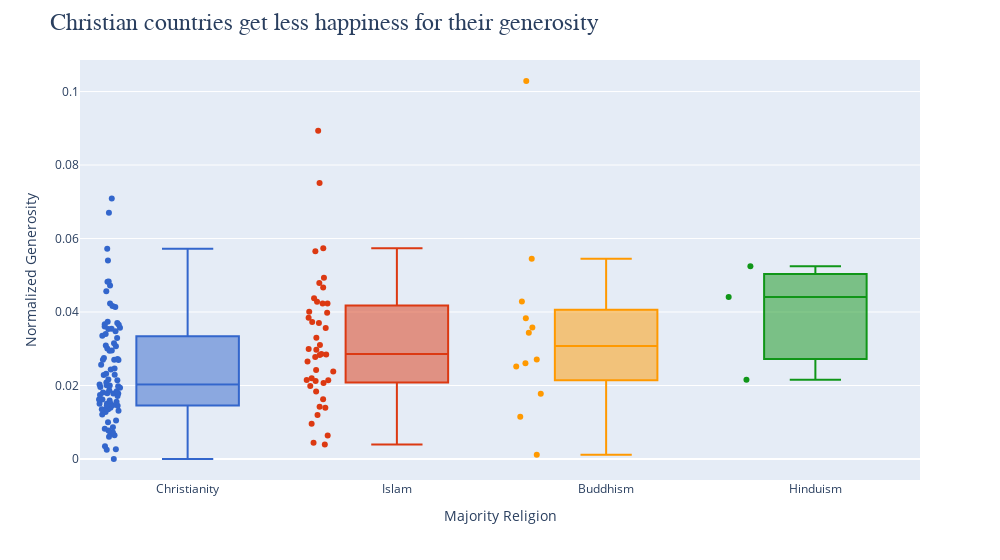

This figure's notebook cell:
### Code cell
px.box(merged_df_2,
       x="Majority Religion",
       y="normalized_Generosity",
       color="Majority Religion",
       points="all",
       color_discrete_sequence=px.colors.qualitative.G10,         # This is for Religion
       hover_data="Country",
       width=1000).update_layout(showlegend=False).update_layout(
           title={
               'text': "Christian countries get less happiness for their generosity",  # Add your desired title here
               'font': {
                   'family': "Playfair Display",  # Specify the font family here
                    'size': 24  # You can adjust the size if needed
                    },
                    },
                    yaxis_title="Normalized Generosity",
    showlegend=False  # Hide the legend
)

### Figure 1 — Plotly figure (JSON) as saved in the notebook; plotly's stock layout.template omitted (floating-point values rounded to 4 significant figures)
{"data": [{"alignmentgroup": "True", "boxpoints": "all", "customdata": [["Finland"], ["Denmark"], ["Iceland"], ["Switzerland"], ["Netherlands"], ["Luxembourg"], ["Sweden"], ["Norway"], ["New Zealand"], ["Austria"], ["Australia"], ["Ireland"], ["Germany"], ["Canada"], ["United States"], ["United Kingdom"], ["Czechia"], ["Belgium"], ["France"], ["Slovenia"], ["Costa Rica"], ["Romania"], ["Spain"], ["Uruguay"], ["Italy"], ["Malta"], ["Lithuania"], ["Slovakia"], ["Estonia"], ["Panama"], ["Brazil"], ["Guatemala"], ["Cyprus"], ["Latvia"], ["Serbia"], ["Chile"], ["Nicaragua"], ["Mexico"], ["Croatia"], ["Poland"], ["El Salvador"], ["Hungary"], ["Honduras"], ["Portugal"], ["Argentina"], ["Greece"], ["South Korea"], ["Philippines"], ["Moldova"], ["Jamaica"], ["Belarus"], ["Colombia"], ["Dominican Republic"], ["Bolivia"], ["Paraguay"], ["Peru"], ["Montenegro"], ["Ecuador"], ["Russia"], ["Armenia"], ["Bulgaria"], ["North Macedonia"], ["South Africa"], ["Liberia"], ["Ukraine"], ["Congo"], ["Mozambique"], ["Cameroon"], ["Georgia"], ["Gabon"], ["Venezuela"], ["Ghana"], ["Benin"], ["Uganda"], ["Kenya"], ["Namibia"], ["Eswatini, Kingdom of"], ["Madagascar"], ["Ethiopia"], ["Togo"], ["Zambia"], ["Malawi"], ["Tanzania"], ["Lesotho"], ["Botswana"], ["Rwanda"], ["Zimbabwe"]], "hovertemplate": "Majority Religion=%{x}<br>normalized_Generosity=%{y}<br>Country=%{customdata[0]}<extra></extra>", "legendgroup": "Christianity", "marker": {"color": "#3366CC"}, "name": "Christianity", "notched": false, "offsetgroup": "Christianity", "orientation": "v", "showlegend": true, "type": "box", "x": ["Christianity", "Christianity", "Christianity", "Christianity", "Christianity", "Christianity", "Christianity", "Christianity", "Christianity", "Christianity", "Christianity", "Christianity", "Christianity", "Christianity", "Christianity", "Christianity", "Christianity", "Christianity", "Christianity", "Christianity", "Christianity", "Christianity", "Christianity", "Christianity", "Christianity", "Christianity", "Christianity", "Christianity", "Christianity", "Christianity", "Christianity", "Christianity", "Christianity", "Christianity", "Christianity", "Christianity", "Christianity", "Christianity", "Christianity", "Christianity", "Christianity", "Christianity", "Christianity", "Christianity", "Christianity", "Christianity", "Christianity", "Christianity", "Christianity", "Christianity", "Christianity", "Christianity", "Christianity", "Christianity", "Christianity", "Christianity", "Christianity", "Christianity", "Christianity", "Christianity", "Christianity", "Christianity", "Christianity", "Christianity", "Christianity", "Christianity", "Christianity", "Christianity", "Christianity", "Christianity", "Christianity", "Christianity", "Christianity", "Christianity", "Christianity", "Christianity", "Christianity", "Christianity", "Christianity", "Christianity", "Christianity", "Christianity", "Christianity", "Christianity", "Christianity", "Christianity", "Christianity"], "x0": " ", "xaxis": "x", "y": [0.01394, 0.02461, 0.03572, 0.01957, 0.03654, 0.01621, 0.02952, 0.02946, 0.03402, 0.02694, 0.03603, 0.02698, 0.02317, 0.03089, 0.03153, 0.04163, 0.02284, 0.007201, 0.01047, 0.0178, 0.01353, 0.006022, 0.0156, 0.01591, 0.01315, 0.02699, 0.008222, 0.01846, 0.0194, 0.007767, 0.02082, 0.01789, 0.01977, 0.01214, 0.03545, 0.02009, 0.02725, 0.01501, 0.0178, 0.02025, 0.01454, 0.01281, 0.03354, 0.00266, 0.01357, 0.002522, 0.0187, 0.01812, 0.01742, 0.01367, 0.006869, 0.01505, 0.01464, 0.02, 0.03066, 0.01619, 0.02434, 0.01446, 0.02144, 0.01, 0.02291, 0.04135, 0.01714, 0.03475, 0.03698, 0.02562, 0.03665, 0.0301, 0, 0.006453, 0.04568, 0.04719, 0.02746, 0.04824, 0.07088, 0.01503, 0.008644, 0.03295, 0.04833, 0.04232, 0.054, 0.03733, 0.06701, 0.02164, 0.003458, 0.05722, 0.03539], "y0": " ", "yaxis": "y"}, {"alignmentgroup": "True", "boxpoints": "all", "customdata": [["Bahrain"], ["United Arab Emirates"], ["Saudi Arabia"], ["Kosovo"], ["Kazakhstan"], ["Kuwait"], ["Uzbekistan"], ["Kyrgyzstan"], ["Bosnia and Herzegovina"], ["Malaysia"], ["Turkmenistan"], ["North Cyprus"], ["Tajikistan"], ["Libya"], ["Indonesia"], ["Ivory Coast"], ["Albania"], ["Azerbaijan"], ["Gambia"], ["Bangladesh"], ["Algeria"], ["Morocco"], ["Senegal"], ["Niger"], ["Iraq"], ["Guinea"], ["Iran"], ["Turkey"], ["Burkina Faso"], ["Comoros"], ["Nigeria"], ["Tunisia"], ["Pakistan"], ["Palestinian Territories"], ["Mali"], ["Egypt"], ["Chad"], ["Yemen"], ["Mauritania"], ["Jordan"], ["Sierra Leone"], ["Lebanon"], ["Afghanistan"]], "hovertemplate": "Majority Religion=%{x}<br>normalized_Generosity=%{y}<br>Country=%{customdata[0]}<extra></extra>", "legendgroup": "Islam", "marker": {"color": "#DC3912"}, "name": "Islam", "notched": false, "offsetgroup": "Islam", "orientation": "v", "showlegend": true, "type": "box", "x": ["Islam", "Islam", "Islam", "Islam", "Islam", "Islam", "Islam", "Islam", "Islam", "Islam", "Islam", "Islam", "Islam", "Islam", "Islam", "Islam", "Islam", "Islam", "Islam", "Islam", "Islam", "Islam", "Islam", "Islam", "Islam", "Islam", "Islam", "Islam", "Islam", "Islam", "Islam", "Islam", "Islam", "Islam", "Islam", "Islam", "Islam", "Islam", "Islam", "Islam", "Islam", "Islam", "Islam"], "x0": " ", "xaxis": "x", "y": [0.02994, 0.03102, 0.01196, 0.04788, 0.0215, 0.01425, 0.04668, 0.03568, 0.0423, 0.0373, 0.05736, 0.02378, 0.02194, 0.01988, 0.08933, 0.02847, 0.02654, 0.004445, 0.07514, 0.02424, 0.0207, 0.003953, 0.02833, 0.03297, 0.02976, 0.04375, 0.0493, 0.01834, 0.03982, 0.04232, 0.03844, 0.006422, 0.04007, 0.01629, 0.02858, 0.009562, 0.04281, 0.02144, 0.02119, 0.01397, 0.0565, 0.02774, 0.03702], "y0": " ", "yaxis": "y"}, {"alignmentgroup": "True", "boxpoints": "all", "customdata": [["Taiwan Province of China"], ["Singapore"], ["Japan"], ["Thailand"], ["Mongolia"], ["China"], ["Vietnam"], ["Hong Kong S.A.R. of China"], ["Laos"], ["Cambodia"], ["Myanmar"], ["Sri Lanka"]], "hovertemplate": "Majority Religion=%{x}<br>normalized_Generosity=%{y}<br>Country=%{customdata[0]}<extra></extra>", "legendgroup": "Buddhism", "marker": {"color": "#FF9900"}, "name": "Buddhism", "notched": false, "offsetgroup": "Buddhism", "orientation": "v", "showlegend": true, "type": "box", "x": ["Buddhism", "Buddhism", "Buddhism", "Buddhism", "Buddhism", "Buddhism", "Buddhism", "Buddhism", "Buddhism", "Buddhism", "Buddhism", "Buddhism"], "x0": " ", "xaxis": "x", "y": [0.01152, 0.02515, 0.001159, 0.05448, 0.04288, 0.01773, 0.02607, 0.0271, 0.03832, 0.03578, 0.1029, 0.03439], "y0": " ", "yaxis": "y"}, {"alignmentgroup": "True", "boxpoints": "all", "customdata": [["Mauritius"], ["Nepal"], ["India"]], "hovertemplate": "Majority Religion=%{x}<br>normalized_Generosity=%{y}<br>Country=%{customdata[0]}<extra></extra>", "legendgroup": "Hinduism", "marker": {"color": "#109618"}, "name": "Hinduism", "notched": false, "offsetgroup": "Hinduism", "orientation": "v", "showlegend": true, "type": "box", "x": ["Hinduism", "Hinduism", "Hinduism"], "x0": " ", "xaxis": "x", "y": [0.02158, 0.04408, 0.05242], "y0": " ", "yaxis": "y"}], "layout": {"boxmode": "overlay", "legend": {"title": {"text": "Majority Religion"}, "tracegroupgap": 0}, "margin": {"t": 60}, "showlegend": false, "title": {"font": {"family": "Playfair Display", "size": 24}, "text": "Christian countries get less happiness for their generosity"}, "width": 1000, "xaxis": {"anchor": "y", "categoryarray": ["Christianity", "Islam", "Buddhism", "Hinduism"], "categoryorder": "array", "domain": [0, 1], "title": {"text": "Majority Religion"}}, "yaxis": {"anchor": "x", "domain": [0, 1], "title": {"text": "Normalized Generosity"}}}}
